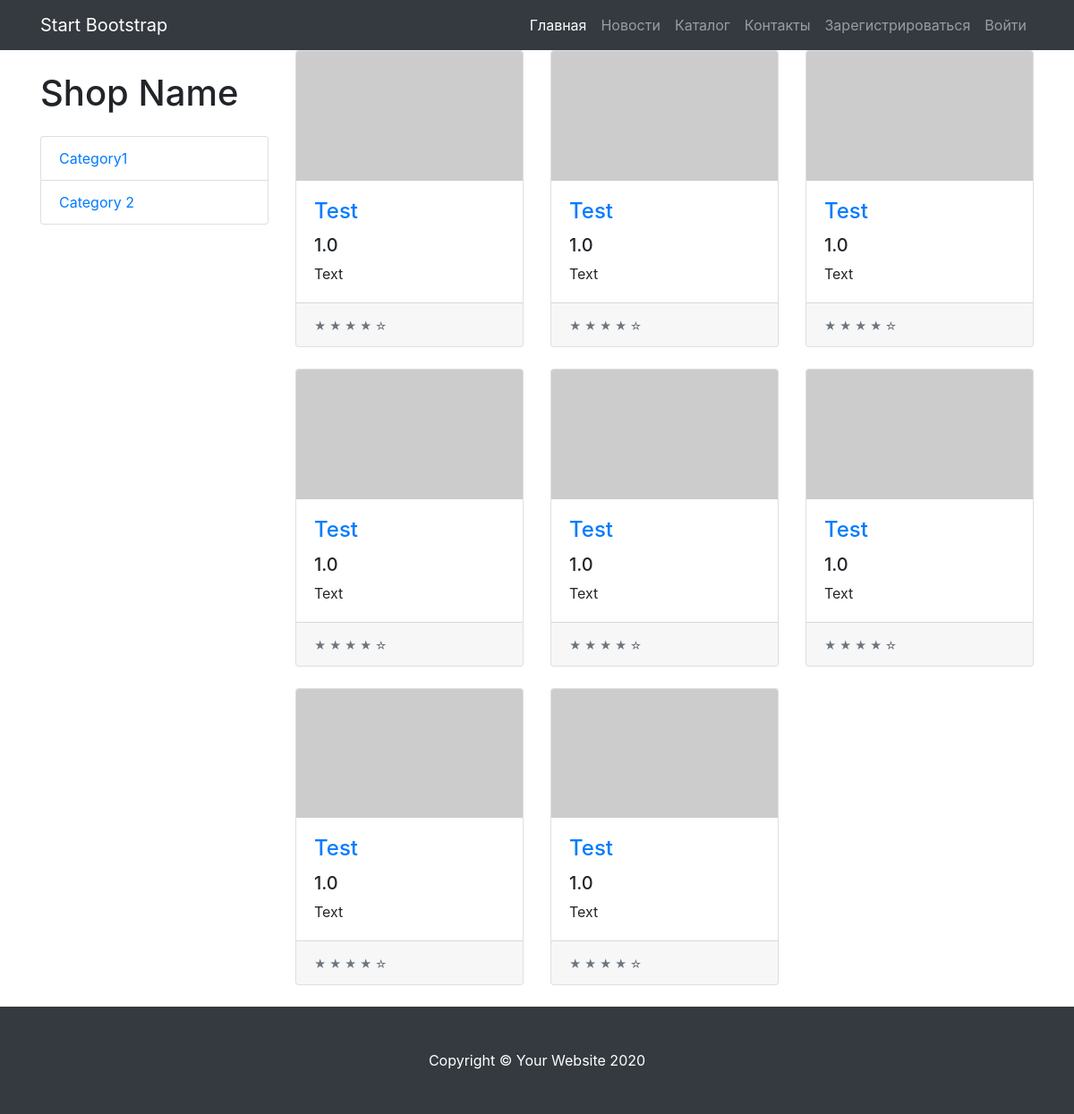
Page /products on the committed database.
### data/categories.py (models this page shows)
class Categories(SqlAlchemyBase):
    __tablename__ = 'categories'
    id = sqlalchemy.Column(sqlalchemy.Integer, primary_key=True, autoincrement=True)
    title = sqlalchemy.Column(sqlalchemy.String, nullable=True)
    content = sqlalchemy.Column(sqlalchemy.String, nullable=True)
    products = orm.relation("ProductCategories", back_populates="category")

### data/product.py (models this page shows, shortened)
class Product(SqlAlchemyBase):
    __tablename__ = 'products'
    id = sqlalchemy.Column(sqlalchemy.Integer, primary_key=True, autoincrement=True)
    title = sqlalchemy.Column(sqlalchemy.String, nullable=True)
    photo_1 = sqlalchemy.Column(sqlalchemy.String, nullable=True)
    photo_2 = sqlalchemy.Column(sqlalchemy.String, nullable=True)
    photo_3 = sqlalchemy.Column(sqlalchemy.String, nullable=True)
    descript = sqlalchemy.Column(sqlalchemy.String, nullable=True)
    price = sqlalchemy.Column(sqlalchemy.Float, nullable=False)
    content = sqlalchemy.Column(sqlalchemy.String, nullable=True)
    rating = sqlalchemy.Column(sqlalchemy.Float, default= 0, nullable=False)
    created_date = sqlalchemy.Column(sqlalchemy.DateTime,
                                     default=datetime.datetime.now)
    categories = orm.relation("ProductCategories", back_populates="product")

### main.py (the view, shortened to what this page needs)
@app.route('/products')
def product():
    category = request.args.get("category", None)
    db_sess = db_session.create_session()
    cat = db_sess.query(Categories)
    if not category:
        data = db_sess.query(Product)
        return render_template("product.html",
                               products=data,
                               categories=cat,
                               title="Товары")

### data/db_session.py (called while the page is built)
def create_session() -> Session:
    global __factory
    return __factory()

### templates/product.html
{% extends "base.html" %}
{% block content %}
<div class="row">
      <div class="col-lg-3">
        <h1 class="my-4">Shop Name</h1>
        <div class="list-group">
            {% for cat in categories %}
          <a href="./products?category={{cat.id}}" class="list-group-item">{{cat.title}}</a>
            {% endfor %}
        </div>
      </div>
      <div class="col-lg-9">
          <div class="row">
              {% for item in products %}
          <div class="col-lg-4 col-md-6 mb-4">
            <div class="card h-100">
              <a href="./products/{{item.id}}"><img class="card-img-top" src="http://placehold.it/700x400" alt=""></a>
              <div class="card-body">
                <h4 class="card-title">
                  <a href="./products/{{item.id}}">{{item.title}}</a>
                </h4>
                <h5>{{item.price}}</h5>
                <p class="card-text">{{item.descript}}</p>
              </div>
              <div class="card-footer">
                <small class="text-muted">&#9733; &#9733; &#9733; &#9733; &#9734;</small>
              </div>
            </div>
          </div>
              {%endfor%}
          </div>
      </div>
</div>
{% endblock %}

### static/css/shop-homepage.css (style rules this page uses)
body { padding-top: 56px; }

### rows in the picture
Categories: title "Category1"
Categories: title "Category 2"
Product: title "Test", price "1.0", descript "Text"
Product: title "Test", price "1.0", descript "Text"
Product: title "Test", price "1.0", descript "Text"
Product: title "Test", price "1.0", descript "Text"
Product: title "Test", price "1.0", descript "Text"
Product: title "Test", price "1.0", descript "Text"
Product: title "Test", price "1.0", descript "Text"
Product: title "Test", price "1.0", descript "Text"
